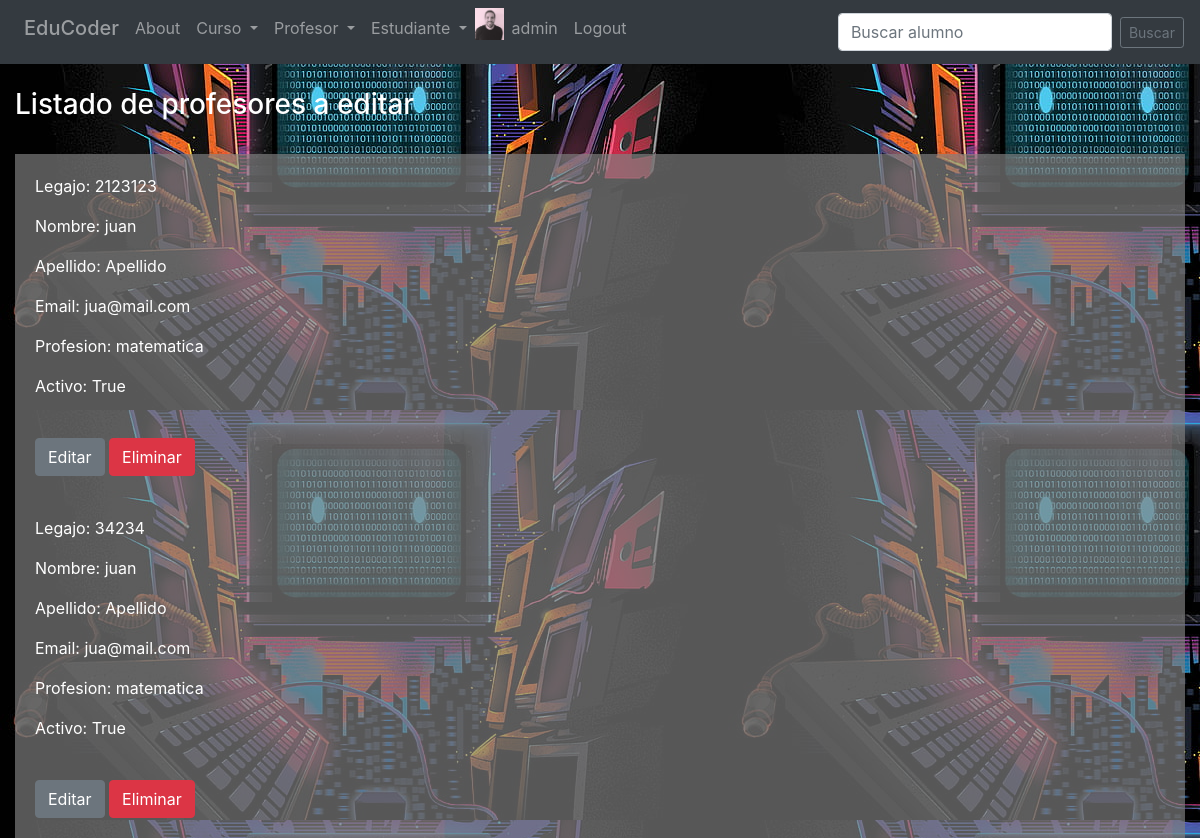
/appforms/profesor/edit_profesor/ (signed in), run on the app's committed database.
### users/models.py (models this page shows)
class User_profile(models.Model):
    nombre = models.CharField(max_length=20)
    apellido = models.CharField(max_length=20)
    usuario = models.OneToOneField(User, on_delete=models.CASCADE, related_name='user_profile')
    telefono = models.CharField(max_length=20)
    direccion = models.CharField(max_length=20)
    dni = models.CharField(max_length=20)
    mail = models.EmailField(max_length=20)
    imagen = models.ImageField(upload_to = 'users', blank=True, null=True)

### AppForms/models.py (models this page shows)
class Profesor(models.Model):
    legajo = models.IntegerField(unique=True)
    nombre= models.CharField(max_length=30)
    apellido= models.CharField(max_length=30)
    email= models.EmailField()
    profesion= models.CharField(max_length=30)
    imagen = models.ImageField(upload_to = 'AppForms', blank=True, null=True)
    activo = models.BooleanField(default=True)

### AppForms/views.py (the view)
# urls.py: path('profesor/edit_profesor/', Edit_profesor.as_view(), name = 'edit_profesor'),
class Edit_profesor(LoginRequiredMixin, ListView):
    model = Profesor
    template_name= 'profesor/edit_profesor.html'

### templates/profesor/edit_profesor.html (shortened to what this page needs)
{% extends 'index.html' %}
{% block Formulario %}
<h3 style="color:white";>Listado de profesores a editar</h3> <br>
{% if object_list %}
    {% for profesor in object_list %}
        <div class="card-body" style="background-color: rgba(128, 128, 128, 0.68)">
            <p class="card-text" style="color:white";>Legajo: {{profesor.legajo}}</p>
            <p class="card-text" style="color:white";>Nombre: {{profesor.nombre}}</p>
            <p class="card-text" style="color:white";>Apellido: {{profesor.apellido}}</p>
            <p class="card-text" style="color:white";>Email: {{profesor.email}}</p>
            <p class="card-text" style="color:white";>Profesion: {{profesor.profesion}}</p>
            <p class="card-text" style="color:white";>Activo: {{profesor.activo}}</p><br>
            <a href="/appforms/profesor/update_profesor/{{profesor.id}}/" class="btn btn-secondary">Editar</a>
            <a href="/appforms/profesor/delete_profesor/{{profesor.id}}/" class="btn btn-danger">Eliminar</a>
        </div>
    {% endfor %}
{% else %}
    <h5 style="color:white";>No se ha agregado ningun profesor</h5>
{% endif %}
{% endblock %}

### templates/index.html (shortened to what this page needs)
<!DOCTYPE html>
<html lang="en">
<head>
    <head>
      <link rel="stylesheet" href="https://cdn.jsdelivr.net/npm/bootstrap@4.6.1/dist/css/bootstrap.min.css"
>
  </head>
</head>
<body style="background-image: url(/media/index/wallpaper_cmp.jpg)">
    <nav style="justify-content:space-between" class="navbar navbar-expand-lg navbar-dark bg-dark">
        <ul class="navbar-nav">
          <li class="nav-item">
            <a class="nav-link" href="/home/"><h5>EduCoder</h5></a>
          </li>
          <li class="nav-item">
            <a class="nav-link" href="/about/">About</a>
          </li>
          {% if request.user.is_authenticated %}
          <li class="nav-item dropdown">
            <a class="nav-link dropdown-toggle" href="#" id="navbarDropdownMenuLink" data-toggle="dropdown" aria-haspopup="true" aria-expanded="false">
              Curso
            </a>
          </li>
            <li class="nav-item dropdown">
              <a class="nav-link dropdown-toggle" href="#" id="navbarDropdownMenuLink" data-toggle="dropdown" aria-haspopup="true" aria-expanded="false">
                Profesor
              </a>
            </li>
            <li class="nav-item dropdown">
              <a class="nav-link dropdown-toggle" href="#" id="navbarDropdownMenuLink" data-toggle="dropdown" aria-haspopup="true" aria-expanded="false">
                Estudiante
              </a>
            </li>
            {% if request.user.user_profile.imagen %}
                <li class="nav-item">
                  <img src="{{request.user.user_profile.imagen.url}}" style="height: 2rem;">
                </li>
              {% endif %}
            <li class="nav-item">
              <a class="nav-link" href="/perfil/perfil">{{request.user.username}}</a>
            </li>
            <li class="nav-item">
              <a class="nav-link" href="/logout/">Logout</a>
            </li>
          {% endif %}
        </ul>
        <form class="form-inline my-2 my-sm-0" action = "/appforms/estudiante/search_estudiante", method = "GET">
          <input class="form-control mr-sm-2" type= "text" placeholder= "Buscar alumno" aria-label= "search" name = 'search'>
          <button class="btn btn-sm btn-outline-secondary" type="submit">Buscar</button>
        </form>
      </nav>
      <br>
    <div class="container-fluid">
  {% block Formulario %}
  {% endblock %}
  </div>
</body>
</html>

### data on the page
Profesor: legajo "2123123", nombre "juan", apellido "Apellido", email "jua@mail.com", profesion "matematica", activo "True"
Profesor: legajo "34234", nombre "juan", apellido "Apellido", email "jua@mail.com", profesion "matematica", activo "True"

### other printed values
{{ request.user.username }} "admin"
